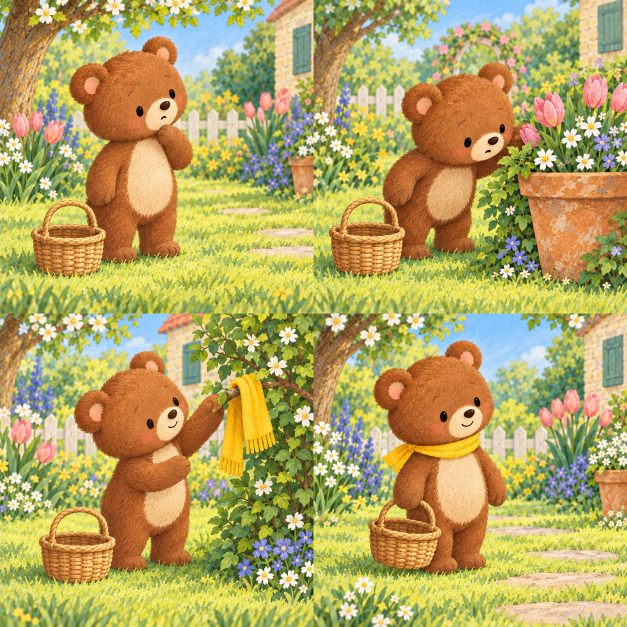
#> input picture production/assets/poco-02-scarf.png, 1254 x 1254 px (shown at 1/2 size)
$ python create_hide_atlas.py
#> lines starting #> are read from the running program, lines starting #| are printed output that depends on the picture
#!/usr/bin/env python3
"""Create a simple hidden-bear board from the existing picture-book scenes."""
from pathlib import Path
from PIL import Image, ImageDraw

ROOT = Path(__file__).resolve().parents[1]
SRC = ROOT / "production/assets/poco-02-scarf.png"
OUT = ROOT / "production/assets/poco-hide-atlas-v1.png"


def resize_panel(src: Image.Image, idx: int) -> Image.Image:
    size = src.width // 2
    x, y = (idx % 2) * size, (idx // 2) * size
    return src.crop((x, y, x + size, y + size)).resize((1024, 1024), Image.Resampling.LANCZOS).convert("RGBA")


def covered_scene(src: Image.Image, question_mark: bool = False) -> Image.Image:
    out = src.copy()
    draw = ImageDraw.Draw(out)
    # A large warm cardboard box hides the bear; two ears remain visible above it.
    box = [(90, 310), (735, 310), (805, 430), (805, 1024), (90, 1024)]
    draw.polygon(box, fill=(183, 126, 76, 255))
    draw.line([(90, 310), (735, 310), (805, 430), (805, 1024)], fill=(124, 83, 53, 255), width=7)
    draw.line([(90, 420), (90, 1024)], fill=(124, 83, 53, 255), width=7)
    draw.line([(410, 320), (410, 1024)], fill=(145, 96, 59, 255), width=5)
    draw.line([(90, 430), (805, 430)], fill=(145, 96, 59, 255), width=5)
    # Ears peeking out make the hiding place solvable without revealing the face.
    draw.ellipse((280, 220, 385, 340), fill=(135, 81, 53, 255), outline=(90, 55, 42, 255), width=5)
    draw.ellipse((475, 220, 580, 340), fill=(135, 81, 53, 255), outline=(90, 55, 42, 255), width=5)
    draw.ellipse((307, 245, 358, 305), fill=(235, 157, 139, 255))
    draw.ellipse((502, 245, 553, 305), fill=(235, 157, 139, 255))
    if question_mark:
        draw.text((640, 610), "?", fill=(255, 250, 240, 255))
    return out


def main() -> None:
    src = Image.open(SRC).convert("RGBA")
    atlas = Image.new("RGBA", (2048, 2048), (255, 255, 255, 0))
    # Two question panels hide the bear; the latter two reveal it.
    panels = [covered_scene(resize_panel(src, 0), True), covered_scene(resize_panel(src, 1), False), resize_panel(src, 2), resize_panel(src, 3)]
#> in resize_panel, `return src.crop((x, y, x + size, y + size)).resize((1024, 1024), Image..`:
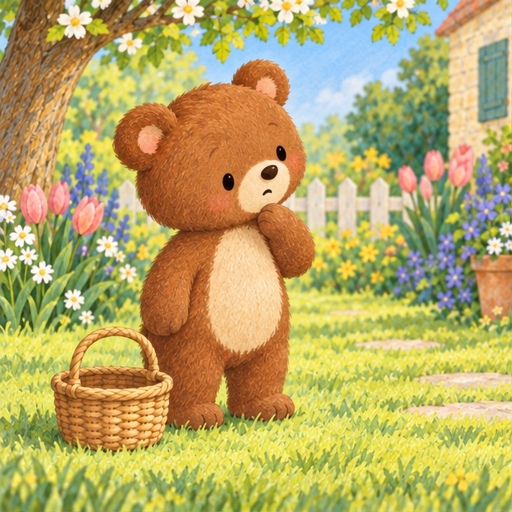
#> returned value: PIL image 1024x1024 RGBA (shown at 1/2 size); mean R, G, B, A 183.8, 169.1, 101.7, 255
#> call 2 of resize_panel, with idx = 1
#> in resize_panel (call 2), `x, y = (idx % 2) * size, (idx // 2) * size`: x = 627
#> in resize_panel (call 2), `return src.crop((x, y, x + size, y + size)).resize((1024, 1024), Image..`:
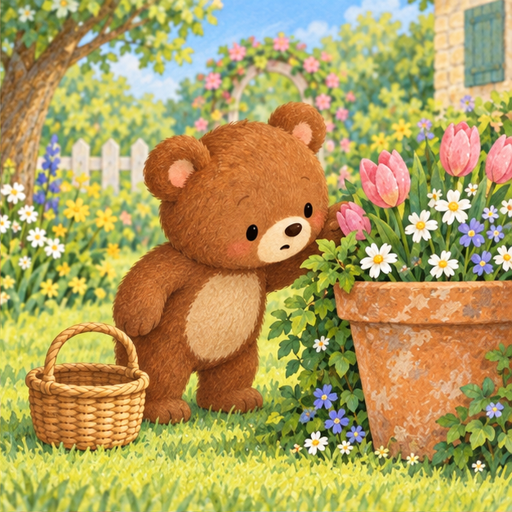
#> returned value: PIL image 1024x1024 RGBA (shown at 1/2 size); mean R, G, B, A 176.4, 158.8, 94.8, 255
#> call 3 of resize_panel, with idx = 2
#> in resize_panel (call 3), `x, y = (idx % 2) * size, (idx // 2) * size`: x = 0; y = 627
#> in resize_panel (call 3), `return src.crop((x, y, x + size, y + size)).resize((1024, 1024), Image..`:
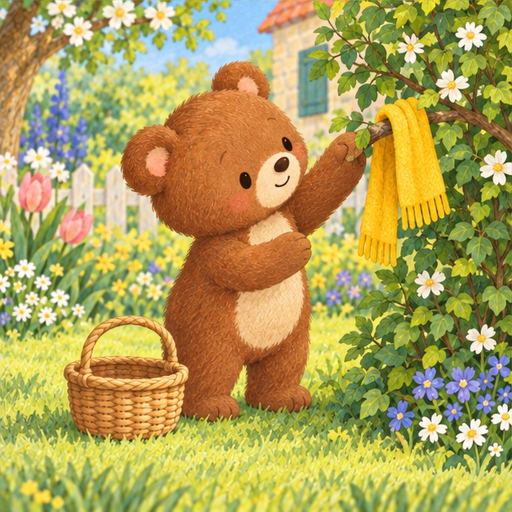
#> returned value: PIL image 1024x1024 RGBA (shown at 1/2 size); mean R, G, B, A 175, 160.5, 88.1, 255
#> call 4 of resize_panel, with idx = 3
#> in resize_panel (call 4), `return src.crop((x, y, x + size, y + size)).resize((1024, 1024), Image..`:
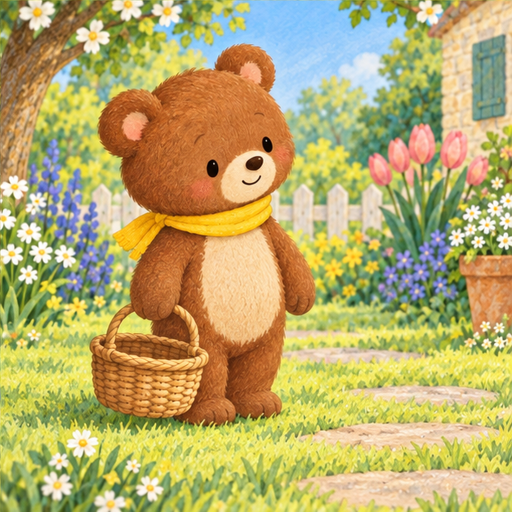
#> returned value: PIL image 1024x1024 RGBA (shown at 1/2 size); mean R, G, B, A 185.7, 171.5, 107.6, 255
    for idx, p in enumerate(panels):
        atlas.alpha_composite(p, ((idx % 2) * 1024, (idx // 2) * 1024))
#> this loop made 4 passes
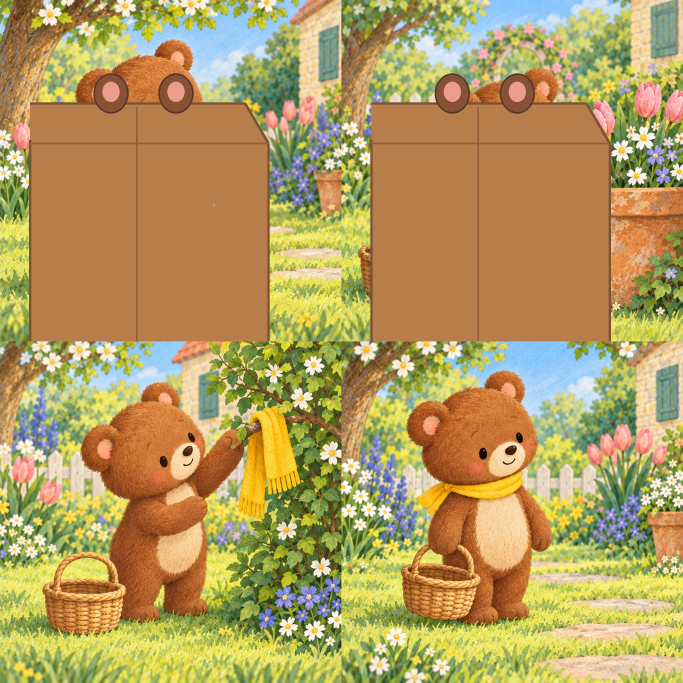
#> atlas: PIL image 2048x2048 RGBA (shown at 1/3 size); mean R, G, B, A 179.1, 156.3, 96.2, 255
    OUT.parent.mkdir(parents=True, exist_ok=True)
    atlas.save(OUT)
    print(OUT)


if __name__ == "__main__":
    main()

$ run again, with production/assets/poco-01-colors.png copied over production/assets/poco-02-scarf.png
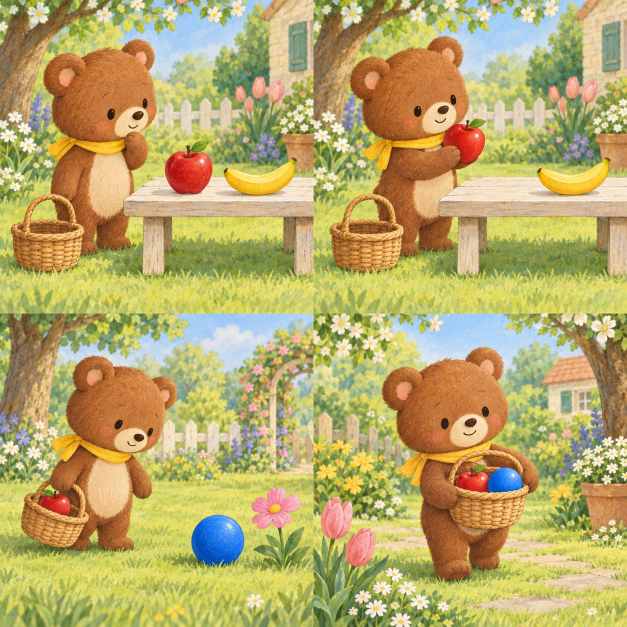
#> input picture production/assets/poco-01-colors.png, 1254 x 1254 px (shown at 1/2 size)
#> x = 0; y = 627
#> in resize_panel (call 3), `return src.crop((x, y, x + size, y + size)).resize((1024, 1024), Image..`:
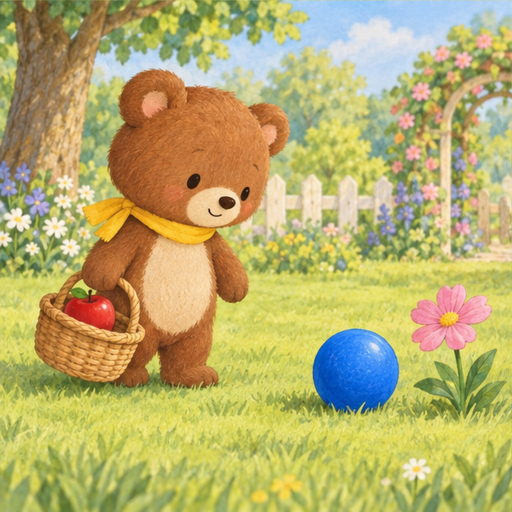
#> returned value: PIL image 1024x1024 RGBA (shown at 1/2 size); mean R, G, B, A 184.4, 174.4, 110.1, 255
#> the loop in main, `for idx, p in enumerate(panels):` made 4 passes
#> after the loop in main, `for idx, p in enumerate(panels):`:
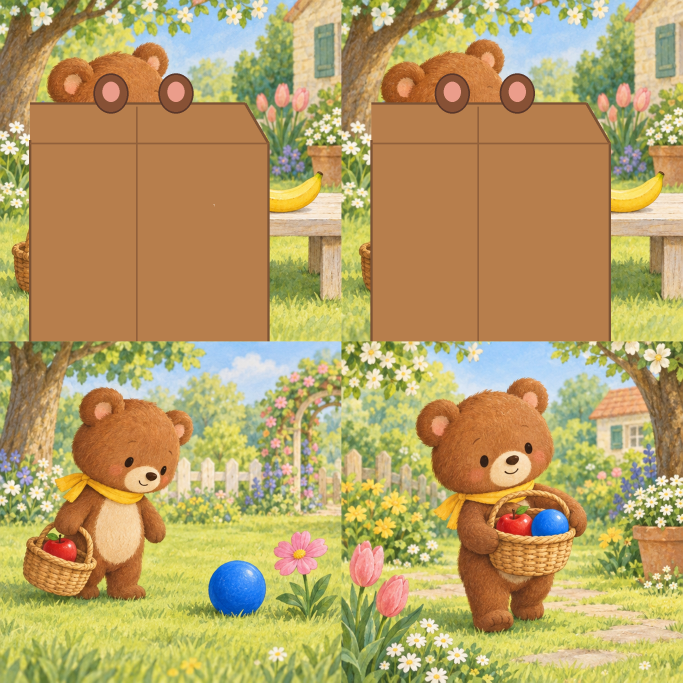
#> atlas: PIL image 2048x2048 RGBA (shown at 1/3 size); mean R, G, B, A 182, 159.3, 102.2, 255

$ run again, with production/assets/poco-03-rain.png copied over production/assets/poco-02-scarf.png
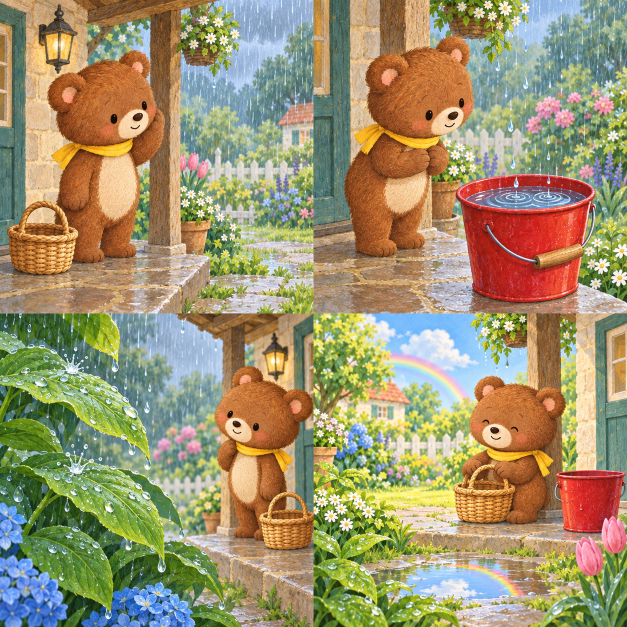
#> input picture production/assets/poco-03-rain.png, 1254 x 1254 px (shown at 1/2 size)
#> x = 0; y = 627
#> in resize_panel (call 3), `return src.crop((x, y, x + size, y + size)).resize((1024, 1024), Image..`:
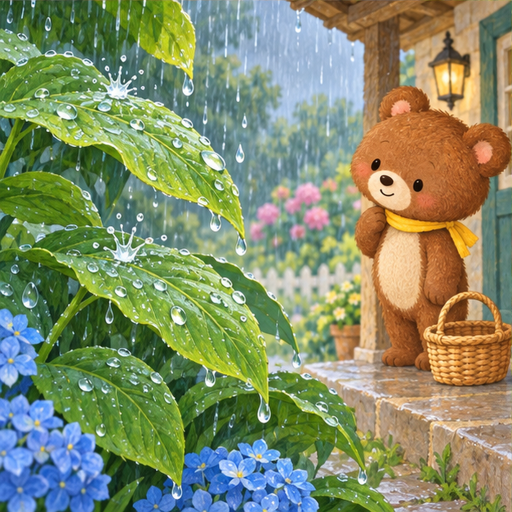
#> returned value: PIL image 1024x1024 RGBA (shown at 1/2 size); mean R, G, B, A 131.3, 141.5, 105.3, 255
#> the loop in main, `for idx, p in enumerate(panels):` made 4 passes
#> after the loop in main, `for idx, p in enumerate(panels):`:
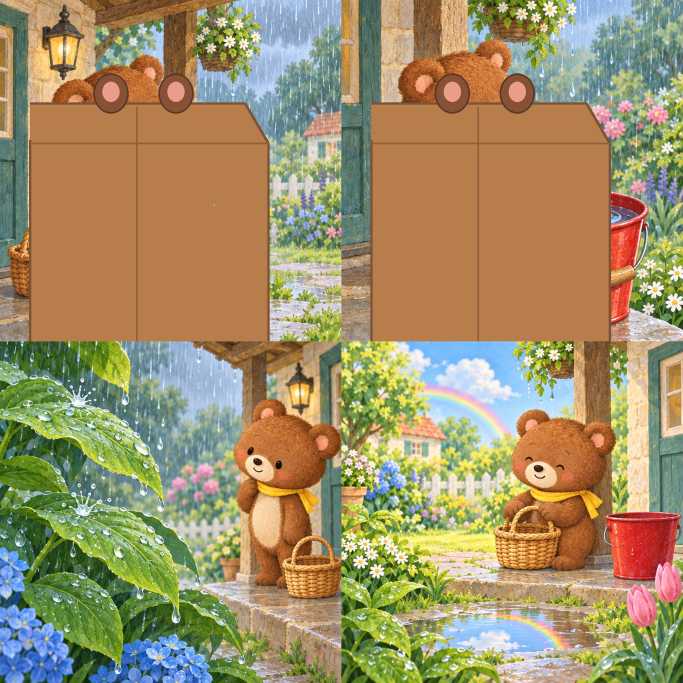
#> atlas: PIL image 2048x2048 RGBA (shown at 1/3 size); mean R, G, B, A 159.6, 144.6, 104.8, 255

$ run again, with production/assets/poco-red-ball-atlas-v1.png copied over production/assets/poco-02-scarf.png
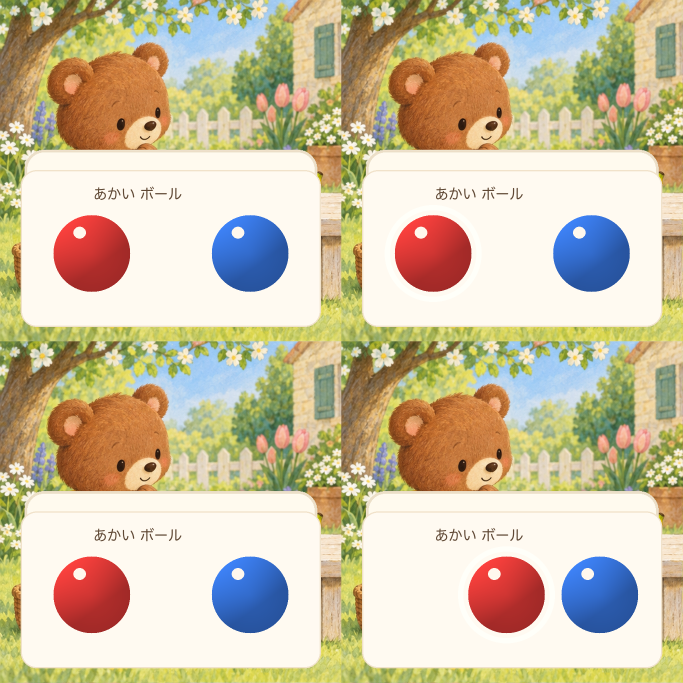
#> input picture production/assets/poco-red-ball-atlas-v1.png, 2048 x 2048 px (shown at 1/3 size)
#> in main, src is the input picture: PIL image 2048x2048 RGBA; mean R, G, B, A 204.4, 192.1, 162.2, 255
#> in resize_panel, `return src.crop((x, y, x + size, y + size)).resize((1024, 1024), Image..`:
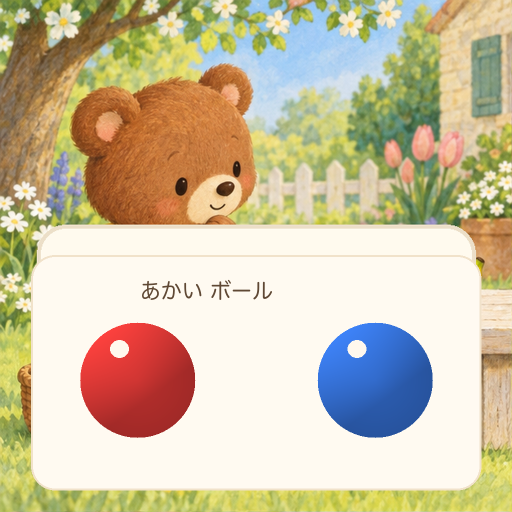
#> returned value: PIL image 1024x1024 RGBA (shown at 1/2 size); mean R, G, B, A 204.4, 192.1, 162.2, 255
#> the loop in main, `for idx, p in enumerate(panels):` made 4 passes
#> after the loop in main, `for idx, p in enumerate(panels):`:
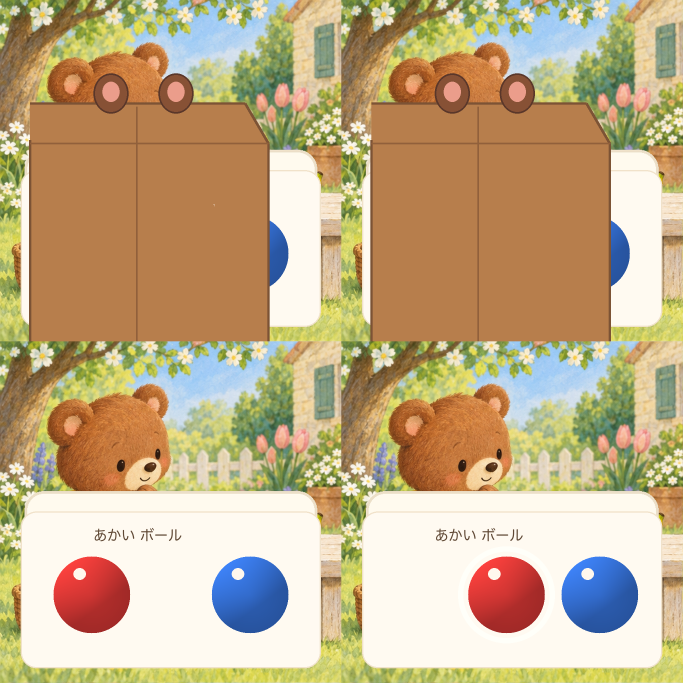
#> atlas: PIL image 2048x2048 RGBA (shown at 1/3 size); mean R, G, B, A 194.4, 172.3, 134.7, 255
